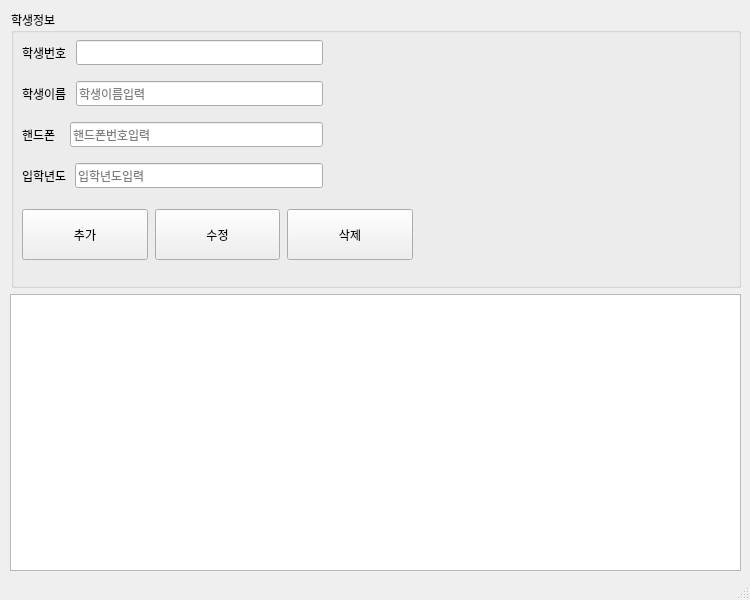
<?xml version="1.0" encoding="UTF-8"?>
<ui version="4.0">
 <class>MainWindow</class>
 <widget class="QMainWindow" name="MainWindow">
  <property name="geometry">
   <rect>
    <x>0</x>
    <y>0</y>
    <width>750</width>
    <height>600</height>
   </rect>
  </property>
  <property name="maximumSize">
   <size>
    <width>750</width>
    <height>600</height>
   </size>
  </property>
  <property name="font">
   <font>
    <family>D2Coding</family>
   </font>
  </property>
  <property name="windowTitle">
   <string>MainWindow</string>
  </property>
  <widget class="QWidget" name="centralwidget">
   <widget class="QWidget" name="verticalLayoutWidget">
    <property name="geometry">
     <rect>
      <x>10</x>
      <y>10</y>
      <width>731</width>
      <height>561</height>
     </rect>
    </property>
    <layout class="QVBoxLayout" name="verticalLayout">
     <item>
      <layout class="QHBoxLayout" name="horizontalLayout">
       <property name="sizeConstraint">
        <enum>QLayout::SetMinimumSize</enum>
       </property>
       <item>
        <spacer name="verticalSpacer">
         <property name="orientation">
          <enum>Qt::Vertical</enum>
         </property>
         <property name="sizeHint" stdset="0">
          <size>
           <width>1</width>
           <height>40</height>
          </size>
         </property>
        </spacer>
       </item>
       <item>
        <widget class="QGroupBox" name="groupBox">
         <property name="sizePolicy">
          <sizepolicy hsizetype="MinimumExpanding" vsizetype="Preferred">
           <horstretch>0</horstretch>
           <verstretch>0</verstretch>
          </sizepolicy>
         </property>
         <property name="title">
          <string>학생정보</string>
         </property>
         <widget class="QWidget" name="verticalLayoutWidget_2">
          <property name="geometry">
           <rect>
            <x>11</x>
            <y>20</y>
            <width>301</width>
            <height>170</height>
           </rect>
          </property>
          <layout class="QVBoxLayout" name="verticalLayout_2">
           <item>
            <layout class="QHBoxLayout" name="horizontalLayout_3">
             <property name="spacing">
              <number>7</number>
             </property>
             <item>
              <widget class="QLabel" name="label">
               <property name="text">
                <string>학생번호 </string>
               </property>
              </widget>
             </item>
             <item>
              <widget class="QLineEdit" name="input_std_id">
               <property name="inputMask">
                <string/>
               </property>
               <property name="readOnly">
                <bool>true</bool>
               </property>
              </widget>
             </item>
            </layout>
           </item>
           <item>
            <layout class="QHBoxLayout" name="horizontalLayout_4">
             <property name="spacing">
              <number>7</number>
             </property>
             <item>
              <widget class="QLabel" name="label_2">
               <property name="text">
                <string>학생이름 </string>
               </property>
              </widget>
             </item>
             <item>
              <widget class="QLineEdit" name="input_std_name">
               <property name="toolTip">
                <string/>
               </property>
               <property name="inputMask">
                <string/>
               </property>
               <property name="placeholderText">
                <string>학생이름입력</string>
               </property>
              </widget>
             </item>
            </layout>
           </item>
           <item>
            <layout class="QHBoxLayout" name="horizontalLayout_5">
             <item>
              <widget class="QLabel" name="label_3">
               <property name="text">
                <string>핸드폰   </string>
               </property>
              </widget>
             </item>
             <item>
              <widget class="QLineEdit" name="input_std_mobile">
               <property name="inputMask">
                <string/>
               </property>
               <property name="text">
                <string/>
               </property>
               <property name="placeholderText">
                <string>핸드폰번호입력</string>
               </property>
              </widget>
             </item>
            </layout>
           </item>
           <item>
            <layout class="QHBoxLayout" name="horizontalLayout_6">
             <item>
              <widget class="QLabel" name="label_4">
               <property name="text">
                <string>입학년도 </string>
               </property>
              </widget>
             </item>
             <item>
              <widget class="QLineEdit" name="input_std_regyear">
               <property name="inputMask">
                <string/>
               </property>
               <property name="placeholderText">
                <string>입학년도입력</string>
               </property>
              </widget>
             </item>
            </layout>
           </item>
          </layout>
         </widget>
         <widget class="QWidget" name="horizontalLayoutWidget_7">
          <property name="geometry">
           <rect>
            <x>11</x>
            <y>199</y>
            <width>391</width>
            <height>51</height>
           </rect>
          </property>
          <layout class="QHBoxLayout" name="buttonArea">
           <property name="spacing">
            <number>7</number>
           </property>
           <item>
            <widget class="QPushButton" name="btn_add">
             <property name="sizePolicy">
              <sizepolicy hsizetype="Minimum" vsizetype="MinimumExpanding">
               <horstretch>0</horstretch>
               <verstretch>0</verstretch>
              </sizepolicy>
             </property>
             <property name="text">
              <string>추가</string>
             </property>
            </widget>
           </item>
           <item>
            <widget class="QPushButton" name="btn_mod">
             <property name="sizePolicy">
              <sizepolicy hsizetype="Minimum" vsizetype="MinimumExpanding">
               <horstretch>0</horstretch>
               <verstretch>0</verstretch>
              </sizepolicy>
             </property>
             <property name="text">
              <string>수정</string>
             </property>
            </widget>
           </item>
           <item>
            <widget class="QPushButton" name="btn_del">
             <property name="sizePolicy">
              <sizepolicy hsizetype="Minimum" vsizetype="MinimumExpanding">
               <horstretch>0</horstretch>
               <verstretch>0</verstretch>
              </sizepolicy>
             </property>
             <property name="text">
              <string>삭제</string>
             </property>
            </widget>
           </item>
          </layout>
         </widget>
        </widget>
       </item>
      </layout>
     </item>
     <item>
      <layout class="QHBoxLayout" name="horizontalLayout_2">
       <item>
        <widget class="QTableWidget" name="tblStudent">
         <property name="maximumSize">
          <size>
           <width>16777215</width>
           <height>300</height>
          </size>
         </property>
        </widget>
       </item>
      </layout>
     </item>
    </layout>
   </widget>
  </widget>
  <widget class="QStatusBar" name="statusbar"/>
 </widget>
 <resources/>
 <connections/>
</ui>
